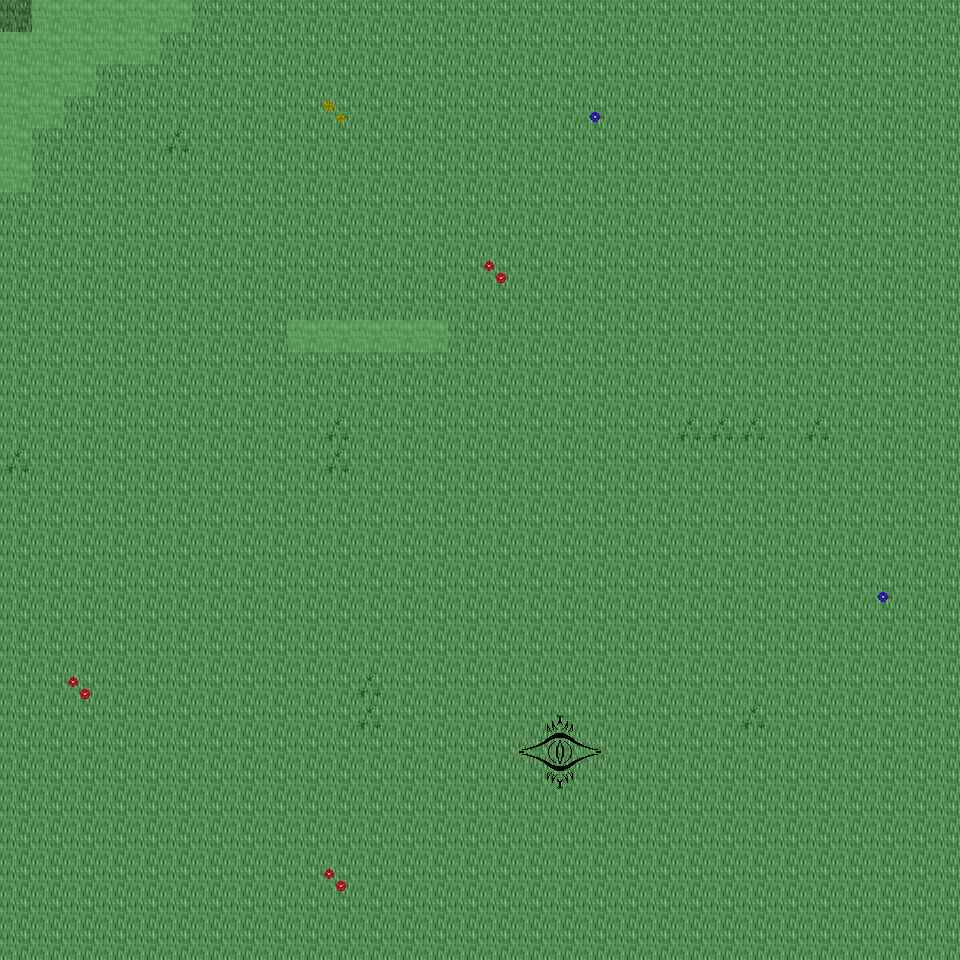

A 2D game scene composited from a Tiled map and its tileset images. What follows is a short description and the map's XML, with each tile layer's data collapsed to a summary:
An orthogonal 30x30 tile map with 32x32 px tiles, 6 tile layers (Ground, Object, Object2, Above, ...), 37 tilesets and 6 objects (6x mapExit).

<map version="1.0" orientation="orthogonal" renderorder="right-down" width="30" height="30" tilewidth="32" tileheight="32" nextobjectid="7">
  <tileset firstgid="1" name="tileset_ground_ground" tilewidth="32" tileheight="32" tilecount="33" columns="3">
    <image source="../drawable/tileset_ground_ground.png" width="96" height="352" />
  </tileset>
  <tileset firstgid="34" name="tileset_ground_ridge_earth_dark" tilewidth="32" tileheight="32" tilecount="96" columns="12">
    <image source="../drawable/tileset_ground_ridge_earth_dark.png" width="384" height="256" />
  </tileset>
  <tileset firstgid="130" name="tileset_ground_ridge_earth_pale" tilewidth="32" tileheight="32" tilecount="96" columns="12">
    <image source="../drawable/tileset_ground_ridge_earth_pale.png" width="384" height="256" />
  </tileset>
  <tileset firstgid="226" name="tileset_ground_earth_edges" tilewidth="32" tileheight="32" tilecount="18" columns="6">
    <image source="../drawable/tileset_ground_earth_edges.png" width="192" height="96" />
  </tileset>
  <tileset firstgid="244" name="tileset_ground_rock_pebbles" tilewidth="32" tileheight="32" tilecount="3" columns="1">
    <image source="../drawable/tileset_ground_rock_pebbles.png" width="32" height="96" />
  </tileset>
  <tileset firstgid="247" name="tileset_plant_grasses" tilewidth="32" tileheight="32" tilecount="6" columns="3">
    <image source="../drawable/tileset_plant_grasses.png" width="96" height="64" />
  </tileset>
  <tileset firstgid="253" name="tileset_plant_flower_daisy_yellow" tilewidth="32" tileheight="32" tilecount="8" columns="2">
    <image source="../drawable/tileset_plant_flower_daisy_yellow.png" width="64" height="128" />
  </tileset>
  <tileset firstgid="261" name="tileset_plant_bush_bushes" tilewidth="32" tileheight="32" tilecount="10" columns="5">
    <image source="../drawable/tileset_plant_bush_bushes.png" width="160" height="64" />
  </tileset>
  <tileset firstgid="271" name="tileset_plant_flower_daisy_red" tilewidth="32" tileheight="32" tilecount="8" columns="2">
    <image source="../drawable/tileset_plant_flower_daisy_red.png" width="64" height="128" />
  </tileset>
  <tileset firstgid="279" name="tileset_plant_tree_tree_darkgreen" tilewidth="32" tileheight="32" tilecount="88" columns="8">
    <image source="../drawable/tileset_plant_tree_tree_darkgreen.png" width="256" height="352" />
  </tileset>
  <tileset firstgid="367" name="tileset_plant_flower_daisy_blue" tilewidth="32" tileheight="32" tilecount="8" columns="2">
    <image source="../drawable/tileset_plant_flower_daisy_blue.png" width="64" height="128" />
  </tileset>
  <tileset firstgid="375" name="tileset_item_corpse_skull_pale" tilewidth="32" tileheight="32" tilecount="2" columns="2">
    <image source="../drawable/tileset_item_corpse_skull_pale.png" width="64" height="32" />
  </tileset>
  <tileset firstgid="377" name="tileset_plant_vine" tilewidth="32" tileheight="32" tilecount="3" columns="1">
    <image source="../drawable/tileset_plant_vine.png" width="32" height="96" />
  </tileset>
  <tileset firstgid="380" name="tileset_plant_flower_daisy_white" tilewidth="32" tileheight="32" tilecount="8" columns="2">
    <image source="../drawable/tileset_plant_flower_daisy_white.png" width="64" height="128" />
  </tileset>
  <tileset firstgid="388" name="tileset_item_corpse_huge_animal" tilewidth="32" tileheight="32" tilecount="16" columns="2">
    <image source="../drawable/tileset_item_corpse_huge_animal.png" width="64" height="256" />
  </tileset>
  <tileset firstgid="404" name="tileset_building_fence_fence_chunky" tilewidth="32" tileheight="32" tilecount="21" columns="3">
    <image source="../drawable/tileset_building_fence_fence_chunky.png" width="96" height="224" />
  </tileset>
  <tileset firstgid="425" name="tileset_ground_eye" tilewidth="32" tileheight="32" tilecount="9" columns="3">
    <image source="../drawable/tileset_ground_eye.png" width="96" height="96" />
  </tileset>
  <tileset firstgid="434" name="tileset_logic_creature_gnome" tilewidth="32" tileheight="32" tilecount="6" columns="6">
    <image source="../drawable/tileset_logic_creature_gnome.png" width="192" height="32" />
  </tileset>
  <tileset firstgid="440" name="tileset_logic_creature_animal" tilewidth="32" tileheight="32" tilecount="32" columns="8">
    <image source="../drawable/tileset_logic_creature_animal.png" width="256" height="128" />
  </tileset>
  <tileset firstgid="472" name="tileset_logic_collision" tilewidth="32" tileheight="32" tilecount="1" columns="1">
    <image source="../drawable/tileset_logic_collision.png" width="32" height="32" />
  </tileset>
  <tileset firstgid="473" name="tileset_plant_tree_taller_trees" tilewidth="32" tileheight="32" tilecount="32" columns="8">
    <image source="../drawable/tileset_plant_tree_taller_trees.png" width="256" height="128" />
  </tileset>
  <tileset firstgid="505" name="tileset_plant_tree_spruce" tilewidth="32" tileheight="32" tilecount="6" columns="2">
    <image source="../drawable/tileset_plant_tree_spruce.png" width="64" height="96" />
  </tileset>
  <tileset firstgid="511" name="tileset_ground_blue_paving" tilewidth="32" tileheight="32" tilecount="2" columns="1">
    <image source="../drawable/tileset_ground_blue_paving.png" width="32" height="64" />
  </tileset>
  <tileset firstgid="513" name="tileset_ground_grass_edges" tilewidth="32" tileheight="32" tilecount="36" columns="12">
    <image source="../drawable/tileset_ground_grass_edges.png" width="384" height="96" />
  </tileset>
  <tileset firstgid="549" name="tileset_ground_grass_corners" tilewidth="32" tileheight="32" tilecount="24" columns="6">
    <image source="../drawable/tileset_ground_grass_corners.png" width="192" height="128" />
  </tileset>
  <tileset firstgid="573" name="tileset_logic_item_fruits" tilewidth="32" tileheight="32" tilecount="10" columns="10">
    <image source="../drawable/tileset_logic_item_fruits.png" width="256" height="64" />
  </tileset>
  <tileset firstgid="583" name="tileset_building_house_pink_blue" tilewidth="32" tileheight="32" tilecount="99" columns="11">
    <image source="../drawable/tileset_building_house_pink_blue.png" width="352" height="288" />
  </tileset>
  <tileset firstgid="682" name="tileset_building_fence_stone_fence_white" tilewidth="32" tileheight="32" tilecount="9" columns="3">
    <image source="../drawable/tileset_building_fence_stone_fence_white.png" width="96" height="96" />
  </tileset>
  <tileset firstgid="691" name="tileset_plant_tree_pine_tree" tilewidth="32" tileheight="32" tilecount="20" columns="4">
    <image source="../drawable/tileset_plant_tree_pine_tree.png" width="128" height="160" />
  </tileset>
  <tileset firstgid="711" name="tileset_furniture_chair_bench_wooden" tilewidth="32" tileheight="32" tilecount="8" columns="2">
    <image source="../drawable/tileset_furniture_chair_bench_wooden.png" width="64" height="128" />
  </tileset>
  <tileset firstgid="719" name="tileset_item_postbox" tilewidth="32" tileheight="32" tilecount="4" columns="2">
    <image source="../drawable/tileset_item_postbox.png" width="64" height="64" />
  </tileset>
  <tileset firstgid="723" name="tileset_logic_portal" tilewidth="32" tileheight="32" tilecount="24" columns="8">
    <image source="../drawable/tileset_logic_portal.png" width="256" height="96" />
  </tileset>
  <tileset firstgid="747" name="tileset_furniture_light_lamp_blue" tilewidth="32" tileheight="32" tilecount="3" columns="1">
    <image source="../drawable/tileset_furniture_light_lamp_blue.png" width="32" height="96" />
  </tileset>
  <tileset firstgid="750" name="tileset_light_dim_light_7x5" tilewidth="32" tileheight="32" tilecount="35" columns="7">
    <image source="../drawable/tileset_light_dim_light_7x5.png" width="224" height="160" />
  </tileset>
  <tileset firstgid="785" name="tileset_light_light_5x5" tilewidth="32" tileheight="32" tilecount="25" columns="5">
    <image source="../drawable/tileset_light_light_5x5.png" width="160" height="160" />
  </tileset>
  <tileset firstgid="810" name="tileset_logic_creature_reptile" tilewidth="32" tileheight="32" tilecount="7" columns="7">
    <image source="../drawable/tileset_logic_creature_reptile.png" width="224" height="32" />
  </tileset>
  <tileset firstgid="817" name="tileset_plant_bushes_and_trees" tilewidth="32" tileheight="32" tilecount="144" columns="16">
    <image source="../drawable/tileset_plant_bushes_and_trees.png" width="512" height="289" />
  </tileset>
  <layer name="Ground" width="30" height="30">
    <data>[900 cells, 900 non-empty, 2 distinct tile ids]</data>
  </layer>
  <layer name="Object" width="30" height="30">
    <data>[900 cells, 17 non-empty, 8 distinct tile ids]</data>
  </layer>
  <layer name="Object2" width="30" height="30">
    <data>[900 cells, 28 non-empty, 13 distinct tile ids]</data>
  </layer>
  <layer name="Above" width="30" height="30">
    <data>[900 cells, 1 non-empty, 1 distinct tile ids]</data>
  </layer>
  <layer name="Above2" width="30" height="30">
    <data>[900 cells, 0 non-empty, 0 distinct tile ids]</data>
  </layer>
  <layer name="Walkable" width="30" height="30">
    <data>[900 cells, 22 non-empty, 1 distinct tile ids]</data>
  </layer>
  <objectgroup name="MapEvents">
    <object id="1" name="north" type="mapExit" x="0" y="0" width="32" height="32">
      <properties>
        <property name="map" value="level_0_x88_y78" />
        <property name="x" value="0" />
        <property name="y" value="28" />
      </properties>
    </object>
    <object id="2" name="north2" type="mapExit" x="192" y="0" width="768" height="32">
      <properties>
        <property name="map" value="level_0_x88_y78" />
        <property name="x" value="6" />
        <property name="y" value="28" />
      </properties>
    </object>
    <object id="3" name="south" type="mapExit" x="0" y="928" width="960" height="32">
      <properties>
        <property name="map" value="level_0_x88_y80" />
        <property name="x" value="0" />
        <property name="y" value="1" />
      </properties>
    </object>
    <object id="4" name="west" type="mapExit" x="0" y="0" width="32" height="32">
      <properties>
        <property name="map" value="level_0_x87_y79" />
        <property name="x" value="28" />
        <property name="y" value="0" />
      </properties>
    </object>
    <object id="5" name="west2" type="mapExit" x="0" y="192" width="32" height="768">
      <properties>
        <property name="map" value="level_0_x87_y79" />
        <property name="x" value="28" />
        <property name="y" value="6" />
      </properties>
    </object>
    <object id="6" name="east" type="mapExit" x="928" y="0" width="32" height="960">
      <properties>
        <property name="map" value="level_0_x89_y79" />
        <property name="x" value="1" />
        <property name="y" value="0" />
      </properties>
    </object>
  </objectgroup>
</map>
